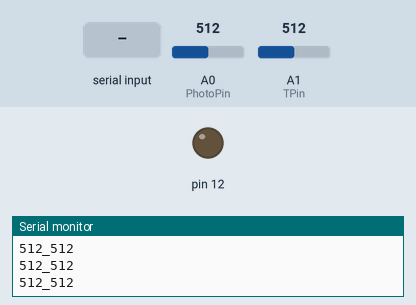
Recording of a sketch running on a simulated Arduino Uno, built with avr-gcc and run on an emulated ATmega328P. On the bench: output pins drawn as LEDs (lit = HIGH), the last lines printed to the serial monitor. The inputs (shaded band) are chosen by the test bench; at power-on: A0 (PhotoPin) = 512, A1 (TPin) = 512.

Above: at 1.2 s.
1.3 s: "1\n" received over Serial
At 2.6 s:
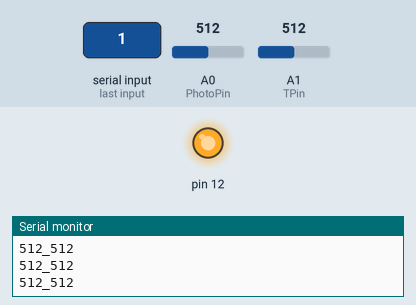
Timing chart, 0 to 4.3 s (numbered marks = the images above; inputs shaded):
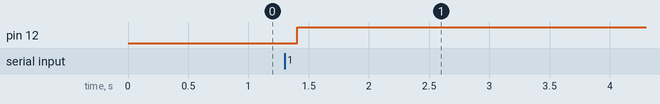

Measured:
- after the input at 1.3 s, pin 12: LOW → HIGH after 0.10 s

The sketch:

nano_receiver.ino
```cpp
#include <Wire.h>
#include <LiquidCrystal.h>

int PhotoPin = A0;
int TPin = A1;
int photo = 0;
int therm = 0;
String outString = "";

char str[10];

void setup()
{
  pinMode(12, OUTPUT);
  Serial.begin(9600);
  Serial.print("Start");
  outString.reserve(20);
}

void loop()
{
  photo = analogRead(PhotoPin);
  therm = analogRead(TPin);

  outString = String(itoa(photo, str, 10)) + '_' + String(itoa(therm, str, 10)) + '\n';
  const char* str = outString.c_str();
  int i = 0;
  /*while(*str != '\0')
    {
    // Serial.print(str[i]);
     str++;;
    }
    str = '\n';*/
  //Serial.print(str[i]);
  //Serial.print('\n');
  Serial.write(str);
  delay(200);
}

void serialEvent()
{
  int i = 0;
  while (Serial.available())
  {
    digitalWrite(12, HIGH);
  }
}
```
